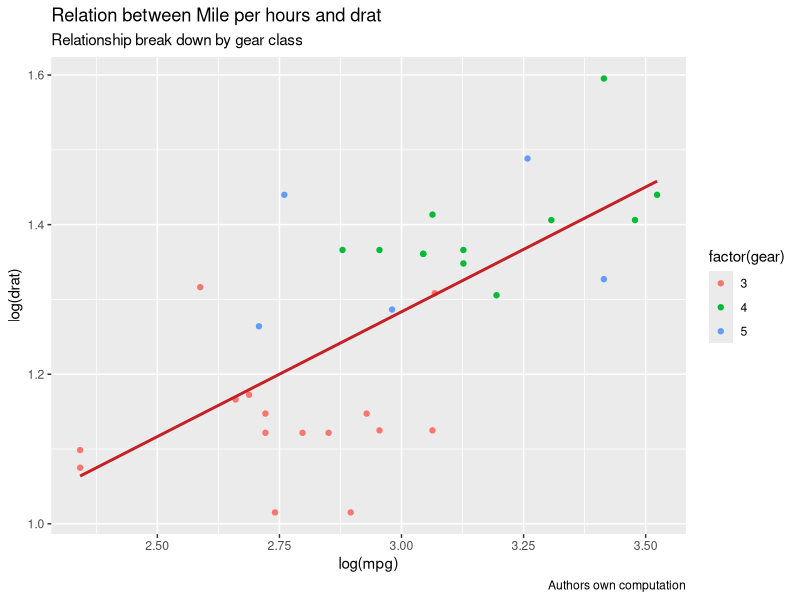

Write R code to recreate this figure.
library(ggplot2)  
# Giving a name to the chart file.  
png(file = "scatterplot5.png")  
new_graph<-ggplot(mtcars, aes(x = log(mpg), y = log(drat))) + geom_point(aes(color = factor(gear))) +  
  stat_smooth(method = "lm",col = "#C42126",se = FALSE,size = 1)  
new_graph + labs(  
  title =  
    "Relation between Mile per hours and drat",  
  subtitle =  
    "Relationship break down by gear class",  
  caption = "Authors own computation"  
)  
# Saving the file.  
dev.off()  